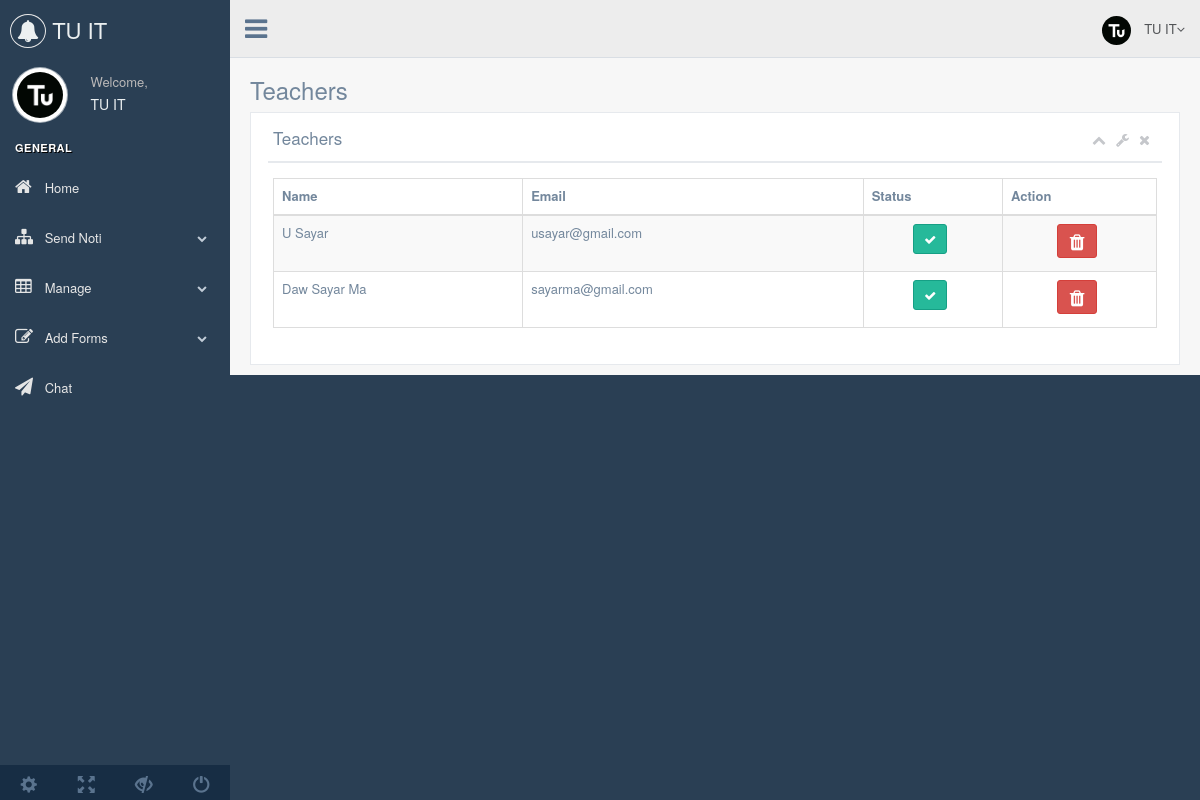
The page /admin/manage-teachers.php (signed in) on the database its author committed.
### tables this page shows
CREATE TABLE `users` (
  `userid` int(11) NOT NULL,
  `userphoto` varchar(255) NOT NULL,
  `username` varchar(255) NOT NULL,
  `useremail` varchar(255) NOT NULL,
  `userpass` varchar(255) NOT NULL,
  `year_id` int(11) NOT NULL,
  `userphone` varchar(255) NOT NULL,
  `useraddress` text NOT NULL,
  `status` int(2) NOT NULL,
  `user_status` int(2) NOT NULL,
  `created_dates` datetime NOT NULL,
  `modified_date` datetime NOT NULL
);

### admin/manage-teachers.php (the view, shortened to what this page needs)
<?php
include('database/connection.php');
include ('includes/header.php');
  $query = $conn->query("SELECT * FROM users WHERE status = '1'");
?>
  <body class="nav-md">
    <div class="container body">
      <div class="main_container">
          <?php include ('includes/sidebar.php'); ?>
          <?php include('includes/navbar.php'); ?>
        <div class="right_col" role="main">
            <div class="page-title">
              <div class="title_left">
                <h3>Teachers</h3>
              </div>
            </div>
            <div class="clearfix"></div>
            <div class="row">
              <div class="col-md-12 col-sm-12 col-xs-12">
                <div class="x_panel">
                  <div class="x_title">
                    <h2>Teachers <small>sub title</small></h2>
                    <ul class="nav navbar-right panel_toolbox">
                      <li><a class="collapse-link"><i class="fa fa-chevron-up"></i></a>
                      </li>
                      <li class="dropdown">
                        <a href="#" class="dropdown-toggle" data-toggle="dropdown" role="button" aria-expanded="false"><i class="fa fa-wrench"></i></a>
                      </li>
                      <li><a class="close-link"><i class="fa fa-close"></i></a>
                      </li>
                    </ul>
                    <div class="clearfix"></div>
                  </div>
                  <div class="x_content">
                    <table id="datatable" class="table table-striped table-bordered">
                       <thead>
                        <tr>
                          <th>Name</th>
                          <th>Email</th>
                          <th>Status</th>
                          <th>Action</th>
                        </tr>
                      </thead>
                      <tbody>
                            <?php foreach ($query as $row) : ?>
                               <tr id="doto<?php echo $row['userid']?>">
                                 <td><?php echo $row['username']?></td>
                                 <td><?php echo $row['useremail']?></td>
                               <td style="text-align: center;"><?php echo ($row['user_status'] == '1')?"<button class='btn btn-success btn-sm change' id=".$row['userid']."><i class='fa fa-check' aria-hidden='true'></i></button>":"<button class='btn btn-danger btn-sm remove' id=".$row['userid']."><i class='fa fa-ban' aria-hidden='true'></i></button>";?>
                                </td>
                                 <td style="text-align: center;">
                                    <a class="btn btn-danger trash" data-id="<?php echo $row['userid']?>"><i class="fa fa-trash fa-lg"></i></a>
                                 </td>
                               </tr>
                            <?php endforeach; ?>
                      </tbody>
                    </table>
                  </div>
                </div>
              </div>
            </div>
        </div>
      </div>
    </div>
    <?php include('includes/footer.php'); ?>

### admin/includes/sidebar.php (shortened to what this page needs)
 <?php
   $pp = $conn->query("SELECT * FROM admin WHERE admin_id = '".$_SESSION['admin_id']."'");
   $ppp = $pp->fetch_assoc();
?>
  <div class="col-md-3 left_col">
          <div class="left_col scroll-view">
            <div class="navbar nav_title" style="border: 0;">
              <a href="index.php" class="site_title"><i class="fa fa-bell"></i> <span><?php echo $ppp['admin_name']?></span></a>
            </div>
            <div class="profile clearfix">
              <div class="profile_pic">
                <img src="adminprofiles/<?php echo $ppp['admin_photo']?>" alt="..." class="img-circle profile_img">
              </div>
              <div class="profile_info">
                <span>Welcome,</span>
                <h2><?php echo $ppp['admin_name']?></h2>
              </div>
            </div>
            <br />
            <div id="sidebar-menu" class="main_menu_side hidden-print main_menu">
              <div class="menu_section">
                <h3>General</h3>
                <ul class="nav side-menu">
                  <li><a href="index.php"><i class="fa fa-home"></i> Home </a>
                  </li>
                  <li><a><i class="fa fa-sitemap"></i> Send Noti <span class="fa fa-chevron-down"></span></a>
                  </li>
                  <li><a><i class="fa fa-table"></i> Manage <span class="fa fa-chevron-down"></span></a>
                  </li>
                  <li><a><i class="fa fa-edit"></i> Add Forms <span class="fa fa-chevron-down"></span></a>
                  </li>
                  <li><a href="chat.php"><i class="fa fa-paper-plane"></i> Chat </a>
                  </li>
                </ul>
              </div>
            </div>
            <div class="sidebar-footer hidden-small">
              <a data-toggle="tooltip" data-placement="top" title="Settings">
                <span class="glyphicon glyphicon-cog" aria-hidden="true"></span>
              </a>
              <a data-toggle="tooltip" data-placement="top" title="FullScreen">
                <span class="glyphicon glyphicon-fullscreen" aria-hidden="true"></span>
              </a>
              <a data-toggle="tooltip" data-placement="top" title="Lock">
                <span class="glyphicon glyphicon-eye-close" aria-hidden="true"></span>
              </a>
              <a data-toggle="tooltip" data-placement="top" title="Logout" href="login.html">
                <span class="glyphicon glyphicon-off" aria-hidden="true"></span>
              </a>
            </div>
          </div>
        </div>

### admin/includes/navbar.php (shortened to what this page needs)
<?php
   $pp = $conn->query("SELECT * FROM admin WHERE admin_id = '".$_SESSION['admin_id']."'");
   $ppp = $pp->fetch_assoc();
?>
<div class="top_nav">
          <div class="nav_menu">
            <nav>
              <div class="nav toggle">
                <a id="menu_toggle"><i class="fa fa-bars"></i></a>
              </div>
              <ul class="nav navbar-nav navbar-right">
                <li class="">
                  <a href="javascript:;" class="user-profile dropdown-toggle" data-toggle="dropdown" aria-expanded="false">
                    <img src="adminprofiles/<?php echo $ppp['admin_photo']?>" alt="">
                    <?php echo $ppp['admin_name']?><span class=" fa fa-angle-down"></span>
                  </a>
                </li>
              </ul>
            </nav>
          </div>
        </div>

### rows shown on the page
users: username "U Sayar", useremail "usayar@gmail.com"
users: username "Daw Sayar Ma", useremail "sayarma@gmail.com"

### other values the page prints
$ppp['admin_name'] "TU IT"
